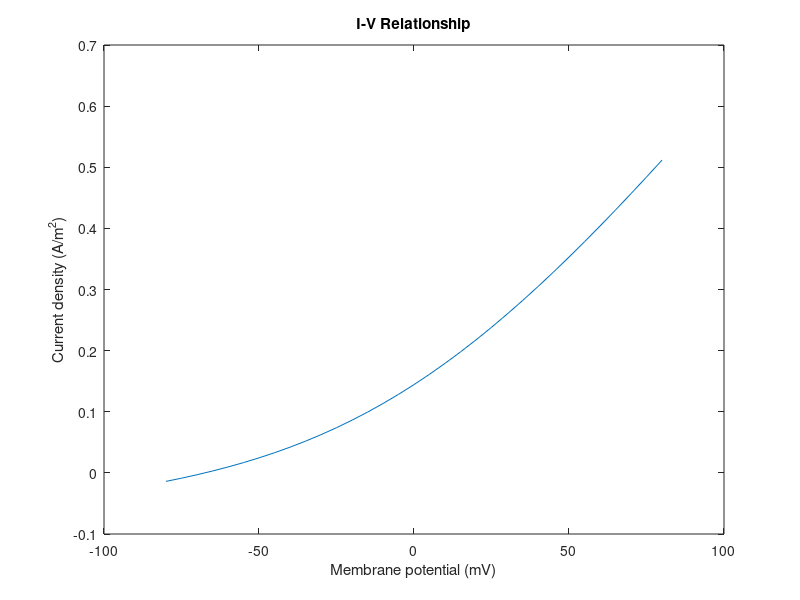
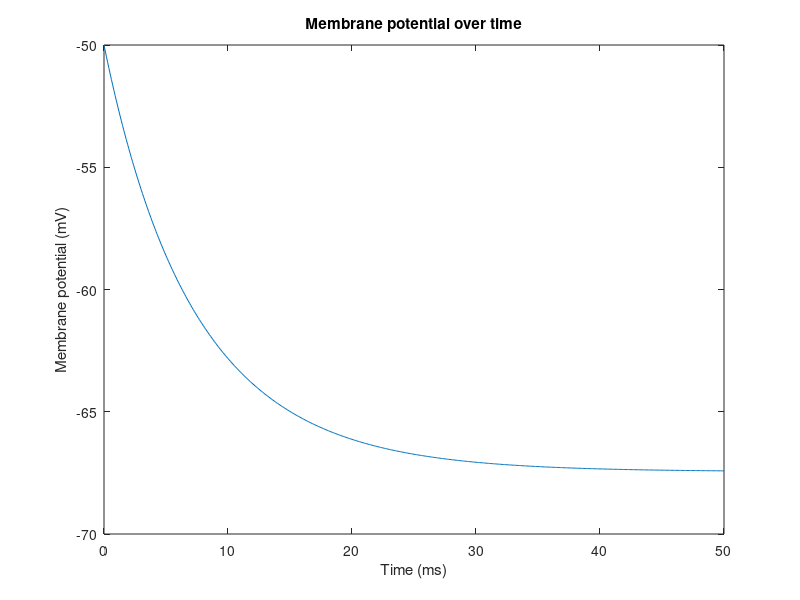
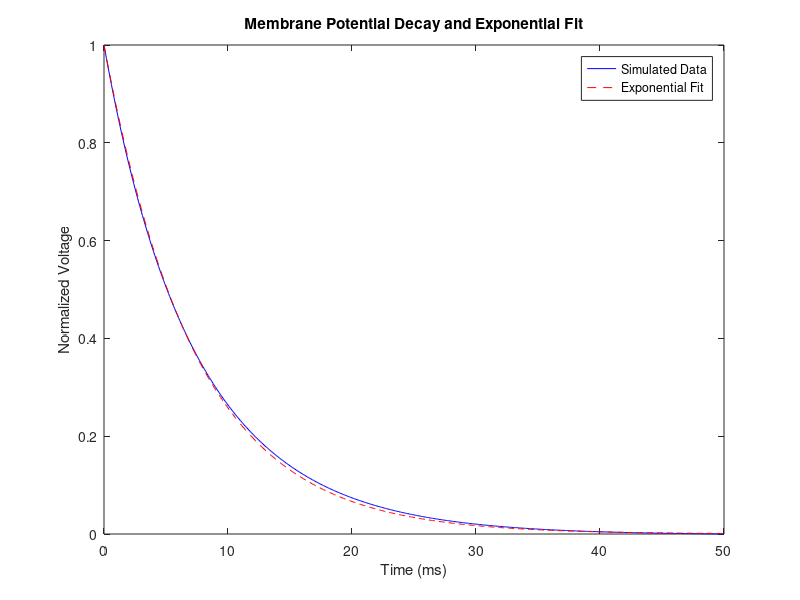
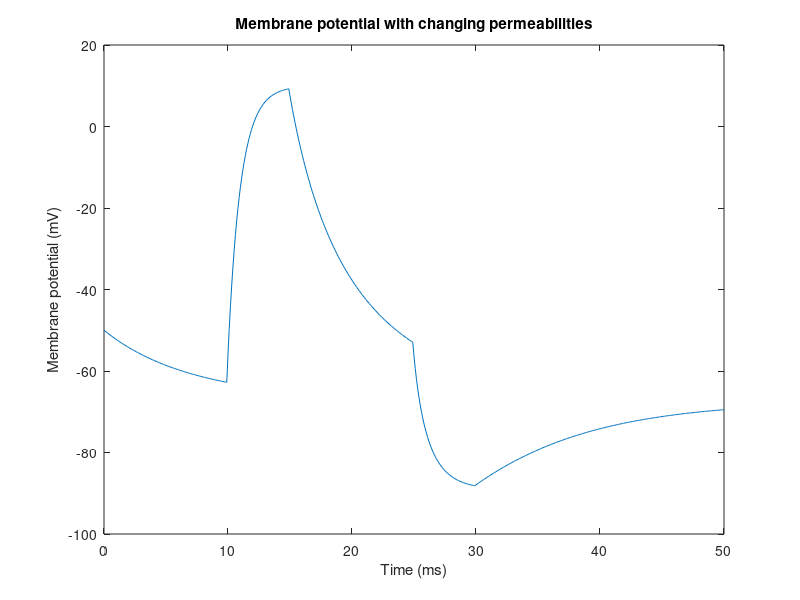

These charts were generated, in order, by the following MATLAB code:
% Constants
global F R T;
F = 96480;  % Faradays constant (C/mol)
R = 8.314;  % Gas constant (J/K/mol)
T = 293;    % Temperature (K)

% Ion concentrations and permeabilities
PK = 4e-9;   % m/s
PNa = 0.12e-9;
PCl = 0.4e-9;
Kin = 400;   % mM
Kout = 10;
Nain = 50;
Naout = 460;
Clin = 40;
Clout = 5;

% 3. Goldman-Hodgkin-Katz equation
function Vrest = GHK_V(PK, PNa, PCl, Kin, Kout, Nain, Naout, Clin, Clout)
    global F R T;
    numerator = PK*Kout + PNa*Naout + PCl*Clin;
    denominator = PK*Kin + PNa*Nain + PCl*Clout;
    Vrest = (R*T/F) * log(numerator / denominator);
end

% Calculate resting potential
Vrest = GHK_V(PK, PNa, PCl, Kin, Kout, Nain, Naout, Clin, Clout);
fprintf('Resting potential: %.2f mV\n', Vrest * 1000);

% Interchange Cin with Cout
Vrest_reversed = GHK_V(PK, PNa, PCl, Kout, Kin, Naout, Nain, Clout, Clin);
fprintf('Resting potential (reversed): %.2f mV\n', Vrest_reversed * 1000);

% Only K permeability non-zero
Vrest_K = GHK_V(PK, 0, 0, Kin, Kout, Nain, Naout, Clin, Clout);
fprintf('Resting potential (K only): %.2f mV\n', Vrest_K * 1000);

% Only Na permeability non-zero
Vrest_Na = GHK_V(0, PNa, 0, Kin, Kout, Nain, Naout, Clin, Clout);
fprintf('Resting potential (Na only): %.2f mV\n', Vrest_Na * 1000);

% GHK current equation
function I = GHK_I(P, z, Cin, Cout, V)
    global F R T;
    if V == 0
        I = P * z * F * (Cin - Cout);
    else
        xi = z * F * V / (R * T);
        I = P * z^2 * F^2 * V / (R * T) * (Cin - Cout * exp(-xi)) / (1 - exp(-xi));
    end
end

% Calculate Im at -70mV and 0mV
V_test = [-0.07, 0];
for i = 1:length(V_test)
    IK = GHK_I(PK, 1, Kin, Kout, V_test(i));
    INa = GHK_I(PNa, 1, Nain, Naout, V_test(i));
    ICl = GHK_I(PCl, -1, Clin, Clout, V_test(i));
    Im = IK + INa + ICl;
    fprintf('Im at %.0f mV: %.2e A/m^2\n', V_test(i)*1000, Im);
end

% I-V relationship
V = -0.08:0.005:0.08;
I = zeros(size(V));
for i = 1:length(V)
    IK = GHK_I(PK, 1, Kin, Kout, V(i));
    INa = GHK_I(PNa, 1, Nain, Naout, V(i));
    ICl = GHK_I(PCl, -1, Clin, Clout, V(i));
    I(i) = IK + INa + ICl;
end

figure;
plot(V*1000, I);
xlabel('Membrane potential (mV)');
ylabel('Current density (A/m^2)');
title('I-V Relationship');

% 4. Spherical membrane compartment
diam = 100e-6;  % 100 μm diameter (soma size)
cm = 0.01;  % F/m^2
area = pi * diam^2;
Cm = cm * area;

dt = 0.1e-3;  % 0.1 ms time step
t = 0:dt:50e-3;  % 50 ms simulation

V = zeros(size(t));
V(1) = -0.05; % Initial Vm = -50 mV

% Calculate Im at Vm = -50 mV
IK_initial = -GHK_I(PK, 1, Kin, Kout, V(1));
INa_initial = -GHK_I(PNa, 1, Nain, Naout, V(1));
ICl_initial = -GHK_I(PCl, -1, Clin, Clout, V(1));
Im_initial = IK_initial + INa_initial + ICl_initial;
fprintf('Im at Vm = -50 mV: %.2e A\n', Im_initial * area);

% Calculate total membrane conductance at -50 mV
g_total = abs(Im_initial / V(1));
fprintf('Total membrane conductance at -50 mV: %.2e S/m^2\n', g_total);

for i = 2:length(t)
    IK = -GHK_I(PK, 1, Kin, Kout, V(i-1));
    INa = -GHK_I(PNa, 1, Nain, Naout, V(i-1));
    ICl = -GHK_I(PCl, -1, Clin, Clout, V(i-1));
    Im = IK + INa + ICl;
    
    I = 0; % Injected current, set to 0 for now
    V(i) = V(i-1) + dt * (Im + I) * area / Cm; % Note: using cm instead of Cm for correct units
end

figure;
plot(t*1000, V*1000);
xlabel('Time (ms)');
ylabel('Membrane potential (mV)');
title('Membrane potential over time');

% Estimate τm
V_normalized = (V - V(end)) / (V(1) - V(end));
t_63 = interp1(V_normalized, t, 0.37);  % Find time when voltage reaches 63% of final value
tau_m = t_63;
fprintf('Estimated τm: %.2f ms\n', tau_m*1000);

% Plot tau with e^(t/tau)
figure;
plot(t*1000, V_normalized, 'b', t*1000, exp(-t/tau_m), 'r--');
xlabel('Time (ms)');
ylabel('Normalized Voltage');
title('Membrane Potential Decay and Exponential Fit');
legend('Simulated Data', 'Exponential Fit');

% Change permeabilities over time
V_dynamic = zeros(size(t));
V_dynamic(1) = -0.05;

for i = 2:length(t)
    if t(i) < 10e-3
        PK_current = 4e-9;
        PNa_current = 0.12e-9;
    elseif t(i) < 15e-3
        PK_current = 4e-9;
        PNa_current = 6e-9;
    elseif t(i) < 25e-3
        PK_current = 4e-9;
        PNa_current = 0.12e-9;
    elseif t(i) < 30e-3
        PK_current = 40e-9;
        PNa_current = 0.12e-9;
    else
        PK_current = 4e-9;
        PNa_current = 0.12e-9;
    end
    
    IK = -GHK_I(PK_current, 1, Kin, Kout, V_dynamic(i-1));
    INa = -GHK_I(PNa_current, 1, Nain, Naout, V_dynamic(i-1));
    ICl = -GHK_I(PCl, -1, Clin, Clout, V_dynamic(i-1));
    Im = IK + INa + ICl;
        
    I = 0; % Injected current, set to 0 for now
    V_dynamic(i) = V_dynamic(i-1) + dt * (Im + I) *area / Cm; % Note: using cm instead of Cm for correct units
end

figure;
plot(t*1000, V_dynamic*1000);
xlabel('Time (ms)');
ylabel('Membrane potential (mV)');
title('Membrane potential with changing permeabilities');

% 5. Stochastic voltage-dependent ion channels
function [alpha_m, beta_m] = Na_m_rates(V)
    alpha_m = -10e5 * (V + 0.035) ./ (exp(-(V + 0.035)/0.010) - 1);
    alpha_m(abs(V + 0.035) == 0) = 1e3;  % Handle singularity
    beta_m = 4000 * exp(-(V + 0.060)/0.018);
end

function [alpha_h, beta_h] = Na_h_rates(V)
    alpha_h = 12 * exp(-V/0.020);
    beta_h = 180 ./ (exp(-(V + 0.030)/0.010) + 1);
end

V = -0.08:0.01:0.08;
[alpha_m, beta_m] = Na_m_rates(V);
m_inf = alpha_m ./ (alpha_m + beta_m);
tau_m = 1 ./ (alpha_m + beta_m);

figure;
subplot(2,1,1);
plot(V*1000, m_inf);
xlabel('Membrane potential (mV)');
ylabel('m_∞');
title('m_∞(V)');

subplot(2,1,2);
plot(V*1000, tau_m*1000);
xlabel('Membrane potential (mV)');
ylabel('τ_m (ms)');
title('τ_m(V)');

% Simulate Na-m particle dynamics
function next_state = update_channel_state(state, alpha, beta, dt)
    nch = size(state, 2);
    p01 = rand(1, nch);
    alphadt = repmat(alpha, 1, nch) * dt;
    betadt = repmat(beta, 1, nch) * dt;
    next_state1 = (p01 < alphadt) .* (state == 0);
    next_state0 = (p01 < betadt) .* (state == 1);
    next_state = state + next_state1 - next_state0;
end

t = 0:dt:50e-3;
V_test = -0.08:0.01:0.08;
m_states = zeros(length(V_test), length(t));
m_average = zeros(1, length(V_test));

for v = 1:length(V_test)
    [alpha_m, beta_m] = Na_m_rates(V_test(v));
    m_state = 0;
    for i = 1:length(t)
        m_states(v,i) = m_state;
        m_state = update_channel_state(m_state, alpha_m, beta_m, dt);
    end
    m_average(v) = mean(m_states(v,:));
end

figure;
plot(V_test*1000, m_average);
xlabel('Membrane potential (mV)');
ylabel('<n>');
title('Average degree of openness for Na-m particle');

% Na-h particle
[alpha_h, beta_h] = Na_h_rates(V);
h_inf = alpha_h ./ (alpha_h + beta_h);
tau_h = 1 ./ (alpha_h + beta_h);

figure;
subplot(2,1,1);
plot(V*1000, h_inf);
xlabel('Membrane potential (mV)');
ylabel('h_∞');
title('h_∞(V)');

subplot(2,1,2);
plot(V*1000, tau_h*1000);
xlabel('Membrane potential (mV)');
ylabel('τ_h (ms)');
title('τ_h(V)');

% Simulate m3h Na channel
m3h_states = zeros(length(V_test), length(t));
m3h_average = zeros(1, length(V_test));

for v = 1:length(V_test)
    [alpha_m, beta_m] = Na_m_rates(V_test(v));
    [alpha_h, beta_h] = Na_h_rates(V_test(v));
    m_state = [0, 0, 0];
    h_state = 0;
    for i = 1:length(t)
        m_state = update_channel_state(m_state, alpha_m, beta_m, dt);
        h_state = update_channel_state(h_state, alpha_h, beta_h, dt);
        m3h_states(v,i) = all(m_state) && h_state;
    end
    m3h_average(v) = mean(m3h_states(v,:));
end

figure;
plot(V_test*1000, m3h_average);
xlabel('Membrane potential (mV)');
ylabel('<n>');
title('Average degree of openness for m3h Na channel');